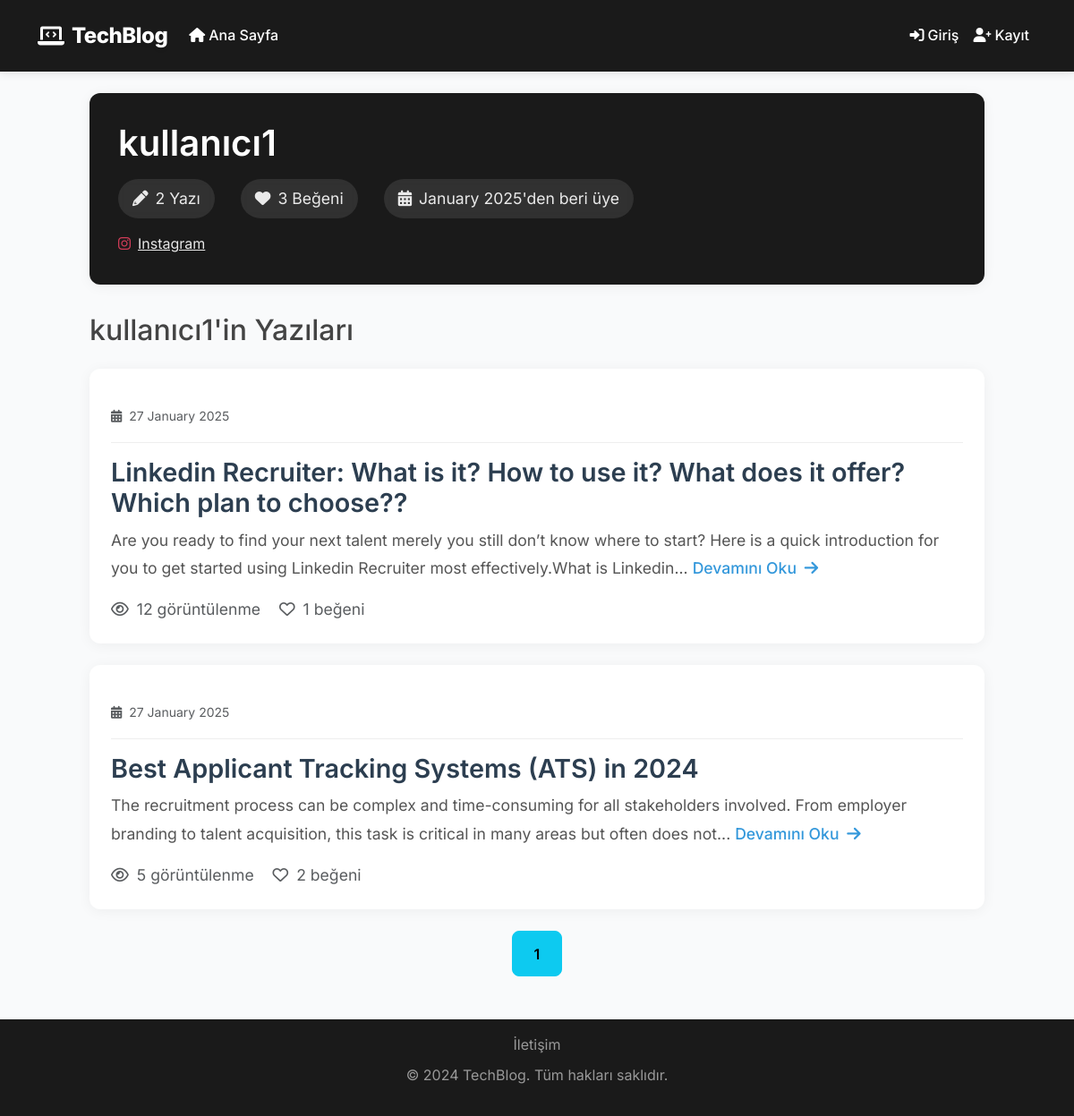
Screenshot of /profile/kullanıcı1?page=1 with the database file from the repository.
### blog/models.py (models this page shows, shortened)
class User(db.Model, UserMixin):
    id = db.Column(db.Integer, primary_key=True)
    username = db.Column(db.String(20), unique=True, nullable=False)
    email = db.Column(db.String(120), unique=True, nullable=False)
    password = db.Column(db.String(60), nullable=False)
    is_admin = db.Column(db.Boolean, default=False)
    bio = db.Column(db.Text, nullable=True)
    location = db.Column(db.String(100), nullable=True)
    website = db.Column(db.String(100), nullable=True)
    twitter = db.Column(db.String(100), nullable=True)
    instagram = db.Column(db.String(100), nullable=True)
    github = db.Column(db.String(100), nullable=True)
    join_date = db.Column(db.DateTime, nullable=False, default=datetime.utcnow)
    posts = db.relationship('Post', backref='author', lazy=True)
    likes = db.relationship('PostLike', backref='user', lazy=True)
    comments = db.relationship('Comment', backref='author', lazy=True)
    def get_total_posts(self):
        return len(self.posts)
    def get_total_likes_received(self):
        return sum(post.like_count() for post in self.posts)

class Post(db.Model):
    id = db.Column(db.Integer, primary_key=True)
    title = db.Column(db.String(100), nullable=False)
    date_posted = db.Column(db.DateTime, nullable=False, default=datetime.utcnow)
    content = db.Column(db.Text, nullable=False)
    image_file = db.Column(db.String(20), nullable=False, default='default_post.jpg')
    views = db.Column(db.Integer, default=0)
    user_id = db.Column(db.Integer, db.ForeignKey('user.id'), nullable=False)
    comments = db.relationship('Comment', backref='post', lazy=True, cascade='all, delete-orphan')
    likes = db.relationship('PostLike', backref='post', lazy=True, cascade='all, delete-orphan')
    def like_count(self):
        return len(self.likes)

### blog/users.py (the view)
@users.route("/profile/<string:username>")
def profile(username):
    user = User.query.filter_by(username=username).first_or_404()
    page = request.args.get('page', 1, type=int)
    posts = Post.query.filter_by(author=user)\
        .order_by(Post.date_posted.desc())\
        .paginate(page=page, per_page=5)
    return render_template('profile.html', user=user, posts=posts)

### blog/templates/profile.html (shortened to what this page needs)
{% extends "layout.html" %}
{% block content %}
<div class="profile-container">
    <div class="profile-header content-section">
        <div class="row align-items-center">
            <div class="col-md-12">
                <div class="d-flex justify-content-between align-items-center">
                    <h1 class="mb-0">{{ user.username }}</h1>
                </div>
                <div class="user-stats mt-3">
                    <span class="me-4">
                        <i class="fas fa-pencil-alt me-2"></i>{{ user.get_total_posts() }} Yazı
                    </span>
                    <span class="me-4">
                        <i class="fas fa-heart me-2"></i>{{ user.get_total_likes_received() }} Beğeni
                    </span>
                    <span>
                        <i class="fas fa-calendar-alt me-2"></i>{{ user.join_date.strftime('%B %Y') }}'den beri üye
                    </span>
                </div>
                {% if user.location or user.website or user.twitter or user.instagram or user.github %}
                    <div class="user-links mt-3">
                        {% if user.instagram %}
                            <a href="https://instagram.com/{{ user.instagram }}" target="_blank" class="me-4">
                                <i class="fab fa-instagram me-2"></i>Instagram
                            </a>
                        {% endif %}
                    </div>
                {% endif %}
            </div>
        </div>
    </div>
    <h2 class="mb-4">{{ user.username }}'in Yazıları</h2>
    {% for post in posts.items %}
        <article class="content-section">
            <div class="article-metadata d-flex justify-content-between align-items-center">
                <div class="post-info">
                    <small class="text-muted">
                        <i class="fas fa-calendar-alt me-1"></i>
                        {{ post.date_posted.strftime('%d %B %Y') }}
                    </small>
                </div>
            </div>
            <h2 class="article-title h5 mt-2">
                <a href="{{ url_for('main.post', post_id=post.id) }}">{{ post.title }}</a>
            </h2>
            <div class="article-content mb-3">
                {% set content = post.content | striptags | truncate(200) %}
                {{ content }}
                {% if post.content|length > 200 %}
                <a href="{{ url_for('main.post', post_id=post.id) }}" class="read-more">
                    Devamını Oku <i class="fas fa-arrow-right ms-1"></i>
                </a>
                {% endif %}
            </div>
            <div class="post-stats small text-muted">
                <span class="me-3">
                    <i class="far fa-eye me-1"></i>
                    {{ post.views }} görüntülenme
                </span>
                <span class="me-3">
                    <i class="far fa-heart me-1"></i>
                    {{ post.like_count() }} beğeni
                </span>
            </div>
        </article>
    {% endfor %}
    {% if posts.items %}
        <div class="pagination-container text-center mt-4">
            {% for page_num in posts.iter_pages(left_edge=1, right_edge=1, left_current=1, right_current=2) %}
                {% if page_num %}
                    {% if posts.page == page_num %}
                        <a class="btn btn-info mb-4" href="{{ url_for('users.profile', username=user.username, page=page_num) }}">{{ page_num }}</a>
                    {% else %}
                        <a class="btn btn-outline-info mb-4" href="{{ url_for('users.profile', username=user.username, page=page_num) }}">{{ page_num }}</a>
                    {% endif %}
                {% else %}
                    <span class="btn btn-outline-secondary mb-4 disabled">...</span>
                {% endif %}
            {% endfor %}
        </div>
    {% else %}
        <div class="alert alert-info mt-4">
            Henüz hiç yazı paylaşılmamış.
        </div>
    {% endif %}
</div>
{% endblock content %}

### blog/static/css/main.css (style rules this page uses)
:root { --primary-color: #6366f1; --primary-hover: #4f46e5; --secondary-color: #ec4899; --text-color: #1f2937; --bg-color: #f9fafb; --card-bg: #ffffff; --border-color: #e5e7eb; --muted-text: #6b7280; --success-color: #10b981; --danger-color: #ef4444; --warning-color: #f59e0b; }
body { background: var(--bg-color); color: var(--text-color); margin-top: 5rem; font-family: 'Inter', sans-serif; line-height: 1.6; }
h1, h2, h3, h4, h5, h6 { color: #444444; }
.content-section { background: var(--card-bg); padding: 1.5rem; border-radius: 1rem; box-shadow: 0 10px 15px -3px rgba(0, 0, 0, 0.1), 0 4px 6px -2px rgba(0, 0, 0, 0.05); margin-bottom: 2rem; border: 1px solid var(--border-color); transition: all 0.3s ease; }
.article-title { color: var(--text-color); text-decoration: none; font-size: 1.8rem; font-weight: 600; transition: color 0.3s ease; }
.article-content { font-size: 1.1rem; line-height: 1.8; color: #555; }
.article-metadata { padding: 1rem 0; margin-bottom: 1rem; border-bottom: 1px solid #eee; display: flex; align-items: center; justify-content: space-between; }
.btn { padding: 0.8rem 1.5rem; border-radius: 0.75rem; font-weight: 600; transition: all 0.3s ease; }
.btn-info, .btn-outline-info { border-radius: 8px; transition: all 0.3s ease; }
.post-stats { font-size: 1.1rem; color: rgba(255, 255, 255, 0.9); }
.profile-container { max-width: 1000px; margin: 0 auto; }
.profile-header { background: #1a1a1a; color: white; padding: 2rem; border-radius: 1rem; margin-bottom: 2rem; }
.user-stats { font-size: 1.1rem; color: rgba(255, 255, 255, 0.9); }
.user-stats span { display: inline-flex; align-items: center; padding: 0.5rem 1rem; background: rgba(255, 255, 255, 0.1); border-radius: 2rem; backdrop-filter: blur(4px); }
.user-links a { color: white; transition: all 0.3s ease; }
.fa-instagram { color: #E4405F; }
.user-stats span { transition: all 0.3s ease; }

### blog/templates/profile.html (style rules this page uses)
.content-section { border: none; border-radius: 12px; box-shadow: 0 2px 15px rgba(0,0,0,0.05); transition: transform 0.2s, box-shadow 0.2s; background: white; padding: 1.5rem; margin-bottom: 1.5rem; }
.profile-header { background: #1a1a1a; color: white; padding: 2rem; margin-bottom: 2rem; border-radius: 12px; }
.profile-header h1 { font-weight: 600; color: #ffffff; }
.user-stats, .user-links { color: rgba(255,255,255,0.9); }
.user-links a { color: white; opacity: 0.9; }
.article-title a { color: #2c3e50; text-decoration: none; transition: color 0.2s; }
.read-more { color: #3498db; text-decoration: none; font-weight: 500; }

### rows the page displays
User: username "kullanıcı1", join_date "January 2025"
Post: date_posted "27 January 2025", title "Linkedin Recruiter: What is it? How to use it? What does it offer? Which plan to choose??", content "Are you ready to find your next talent merely you still don’t know where to start? Here is a quick introduction for you to get started using Linkedin Recruiter most effectively.What is Linkedin...", views "12", like_count "1"
Post: date_posted "27 January 2025", title "Best Applicant Tracking Systems (ATS) in 2024", content "The recruitment process can be complex and time-consuming for all stakeholders involved. From employer branding to talent acquisition, this task is critical in many areas but often does not...", views "5", like_count "2"

### other values shown
{{ user.get_total_posts() }} "2"
{{ user.get_total_likes_received() }} "3"
{{ page_num }} "1"
